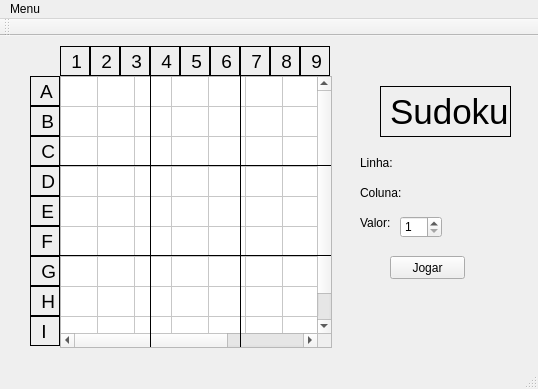
<?xml version="1.0" encoding="UTF-8"?>
<ui version="4.0">
 <class>MainSudoku2</class>
 <widget class="QMainWindow" name="MainSudoku2">
  <property name="geometry">
   <rect>
    <x>0</x>
    <y>0</y>
    <width>538</width>
    <height>389</height>
   </rect>
  </property>
  <property name="windowTitle">
   <string>MainSudoku2</string>
  </property>
  <widget class="QWidget" name="centralWidget">
   <widget class="QLabel" name="label_17">
    <property name="geometry">
     <rect>
      <x>120</x>
      <y>10</y>
      <width>30</width>
      <height>30</height>
     </rect>
    </property>
    <property name="font">
     <font>
      <pointsize>14</pointsize>
     </font>
    </property>
    <property name="frameShape">
     <enum>QFrame::Box</enum>
    </property>
    <property name="text">
     <string> 3</string>
    </property>
   </widget>
   <widget class="QLabel" name="label_14">
    <property name="geometry">
     <rect>
      <x>210</x>
      <y>10</y>
      <width>30</width>
      <height>30</height>
     </rect>
    </property>
    <property name="font">
     <font>
      <pointsize>14</pointsize>
     </font>
    </property>
    <property name="frameShape">
     <enum>QFrame::Box</enum>
    </property>
    <property name="text">
     <string> 6</string>
    </property>
   </widget>
   <widget class="QLabel" name="label_2">
    <property name="geometry">
     <rect>
      <x>30</x>
      <y>70</y>
      <width>30</width>
      <height>30</height>
     </rect>
    </property>
    <property name="font">
     <font>
      <pointsize>14</pointsize>
     </font>
    </property>
    <property name="frameShape">
     <enum>QFrame::Box</enum>
    </property>
    <property name="text">
     <string> B</string>
    </property>
   </widget>
   <widget class="QLabel" name="label_15">
    <property name="geometry">
     <rect>
      <x>150</x>
      <y>10</y>
      <width>30</width>
      <height>30</height>
     </rect>
    </property>
    <property name="font">
     <font>
      <pointsize>14</pointsize>
     </font>
    </property>
    <property name="frameShape">
     <enum>QFrame::Box</enum>
    </property>
    <property name="text">
     <string> 4</string>
    </property>
   </widget>
   <widget class="QLabel" name="label_7">
    <property name="geometry">
     <rect>
      <x>30</x>
      <y>190</y>
      <width>30</width>
      <height>30</height>
     </rect>
    </property>
    <property name="font">
     <font>
      <pointsize>14</pointsize>
     </font>
    </property>
    <property name="frameShape">
     <enum>QFrame::Box</enum>
    </property>
    <property name="text">
     <string> F</string>
    </property>
   </widget>
   <widget class="QLabel" name="label_3">
    <property name="geometry">
     <rect>
      <x>30</x>
      <y>100</y>
      <width>30</width>
      <height>30</height>
     </rect>
    </property>
    <property name="font">
     <font>
      <pointsize>14</pointsize>
     </font>
    </property>
    <property name="frameShape">
     <enum>QFrame::Box</enum>
    </property>
    <property name="text">
     <string> C</string>
    </property>
   </widget>
   <widget class="QLabel" name="label_6">
    <property name="geometry">
     <rect>
      <x>30</x>
      <y>220</y>
      <width>30</width>
      <height>30</height>
     </rect>
    </property>
    <property name="font">
     <font>
      <pointsize>14</pointsize>
     </font>
    </property>
    <property name="frameShape">
     <enum>QFrame::Box</enum>
    </property>
    <property name="text">
     <string> G</string>
    </property>
   </widget>
   <widget class="QLabel" name="label_19">
    <property name="geometry">
     <rect>
      <x>380</x>
      <y>50</y>
      <width>131</width>
      <height>51</height>
     </rect>
    </property>
    <property name="font">
     <font>
      <family>Arial</family>
      <pointsize>26</pointsize>
     </font>
    </property>
    <property name="frameShape">
     <enum>QFrame::Box</enum>
    </property>
    <property name="text">
     <string>Sudoku</string>
    </property>
   </widget>
   <widget class="QLabel" name="label_12">
    <property name="geometry">
     <rect>
      <x>60</x>
      <y>10</y>
      <width>30</width>
      <height>30</height>
     </rect>
    </property>
    <property name="font">
     <font>
      <pointsize>14</pointsize>
     </font>
    </property>
    <property name="frameShape">
     <enum>QFrame::Box</enum>
    </property>
    <property name="text">
     <string> 1</string>
    </property>
   </widget>
   <widget class="QLabel" name="label_5">
    <property name="geometry">
     <rect>
      <x>30</x>
      <y>160</y>
      <width>30</width>
      <height>30</height>
     </rect>
    </property>
    <property name="font">
     <font>
      <pointsize>14</pointsize>
     </font>
    </property>
    <property name="frameShape">
     <enum>QFrame::Box</enum>
    </property>
    <property name="text">
     <string> E</string>
    </property>
   </widget>
   <widget class="QLabel" name="label_4">
    <property name="geometry">
     <rect>
      <x>30</x>
      <y>130</y>
      <width>30</width>
      <height>30</height>
     </rect>
    </property>
    <property name="font">
     <font>
      <pointsize>14</pointsize>
     </font>
    </property>
    <property name="frameShape">
     <enum>QFrame::Box</enum>
    </property>
    <property name="text">
     <string> D</string>
    </property>
   </widget>
   <widget class="QLabel" name="label_10">
    <property name="geometry">
     <rect>
      <x>300</x>
      <y>10</y>
      <width>30</width>
      <height>30</height>
     </rect>
    </property>
    <property name="font">
     <font>
      <pointsize>14</pointsize>
     </font>
    </property>
    <property name="frameShape">
     <enum>QFrame::Box</enum>
    </property>
    <property name="text">
     <string> 9</string>
    </property>
   </widget>
   <widget class="QLabel" name="label">
    <property name="geometry">
     <rect>
      <x>30</x>
      <y>40</y>
      <width>30</width>
      <height>30</height>
     </rect>
    </property>
    <property name="font">
     <font>
      <pointsize>14</pointsize>
     </font>
    </property>
    <property name="frameShape">
     <enum>QFrame::Box</enum>
    </property>
    <property name="text">
     <string> A</string>
    </property>
   </widget>
   <widget class="QTableWidget" name="tblSudoku">
    <property name="geometry">
     <rect>
      <x>60</x>
      <y>40</y>
      <width>272</width>
      <height>272</height>
     </rect>
    </property>
    <property name="rowCount">
     <number>9</number>
    </property>
    <property name="columnCount">
     <number>9</number>
    </property>
    <attribute name="horizontalHeaderVisible">
     <bool>false</bool>
    </attribute>
    <attribute name="horizontalHeaderDefaultSectionSize">
     <number>30</number>
    </attribute>
    <attribute name="horizontalHeaderHighlightSections">
     <bool>false</bool>
    </attribute>
    <attribute name="horizontalHeaderMinimumSectionSize">
     <number>37</number>
    </attribute>
    <attribute name="verticalHeaderVisible">
     <bool>false</bool>
    </attribute>
    <attribute name="verticalHeaderHighlightSections">
     <bool>false</bool>
    </attribute>
    <row/>
    <row/>
    <row/>
    <row/>
    <row/>
    <row/>
    <row/>
    <row/>
    <row/>
    <column/>
    <column/>
    <column/>
    <column/>
    <column/>
    <column/>
    <column/>
    <column/>
    <column/>
   </widget>
   <widget class="QLabel" name="label_11">
    <property name="geometry">
     <rect>
      <x>270</x>
      <y>10</y>
      <width>30</width>
      <height>30</height>
     </rect>
    </property>
    <property name="font">
     <font>
      <pointsize>14</pointsize>
     </font>
    </property>
    <property name="frameShape">
     <enum>QFrame::Box</enum>
    </property>
    <property name="text">
     <string> 8</string>
    </property>
   </widget>
   <widget class="QLabel" name="label_16">
    <property name="geometry">
     <rect>
      <x>180</x>
      <y>10</y>
      <width>30</width>
      <height>30</height>
     </rect>
    </property>
    <property name="font">
     <font>
      <pointsize>14</pointsize>
     </font>
    </property>
    <property name="frameShape">
     <enum>QFrame::Box</enum>
    </property>
    <property name="text">
     <string> 5</string>
    </property>
   </widget>
   <widget class="QLabel" name="label_18">
    <property name="geometry">
     <rect>
      <x>90</x>
      <y>10</y>
      <width>30</width>
      <height>30</height>
     </rect>
    </property>
    <property name="font">
     <font>
      <pointsize>14</pointsize>
     </font>
    </property>
    <property name="frameShape">
     <enum>QFrame::Box</enum>
    </property>
    <property name="text">
     <string> 2</string>
    </property>
   </widget>
   <widget class="QLabel" name="label_8">
    <property name="geometry">
     <rect>
      <x>30</x>
      <y>250</y>
      <width>30</width>
      <height>30</height>
     </rect>
    </property>
    <property name="font">
     <font>
      <pointsize>14</pointsize>
     </font>
    </property>
    <property name="frameShape">
     <enum>QFrame::Box</enum>
    </property>
    <property name="text">
     <string> H</string>
    </property>
   </widget>
   <widget class="QLabel" name="label_9">
    <property name="geometry">
     <rect>
      <x>30</x>
      <y>280</y>
      <width>30</width>
      <height>30</height>
     </rect>
    </property>
    <property name="font">
     <font>
      <pointsize>14</pointsize>
     </font>
    </property>
    <property name="frameShape">
     <enum>QFrame::Box</enum>
    </property>
    <property name="text">
     <string> I</string>
    </property>
   </widget>
   <widget class="QLabel" name="label_13">
    <property name="geometry">
     <rect>
      <x>240</x>
      <y>10</y>
      <width>30</width>
      <height>30</height>
     </rect>
    </property>
    <property name="font">
     <font>
      <pointsize>14</pointsize>
     </font>
    </property>
    <property name="frameShape">
     <enum>QFrame::Box</enum>
    </property>
    <property name="text">
     <string> 7</string>
    </property>
   </widget>
   <widget class="QSpinBox" name="spinBox">
    <property name="enabled">
     <bool>true</bool>
    </property>
    <property name="geometry">
     <rect>
      <x>400</x>
      <y>180</y>
      <width>42</width>
      <height>22</height>
     </rect>
    </property>
    <property name="minimum">
     <number>1</number>
    </property>
    <property name="maximum">
     <number>9</number>
    </property>
   </widget>
   <widget class="QLabel" name="labelLinha">
    <property name="geometry">
     <rect>
      <x>360</x>
      <y>120</y>
      <width>47</width>
      <height>13</height>
     </rect>
    </property>
    <property name="text">
     <string>Linha: </string>
    </property>
   </widget>
   <widget class="QLabel" name="labelColuna">
    <property name="geometry">
     <rect>
      <x>360</x>
      <y>150</y>
      <width>47</width>
      <height>13</height>
     </rect>
    </property>
    <property name="text">
     <string>Coluna:</string>
    </property>
   </widget>
   <widget class="QPushButton" name="btnJogar">
    <property name="geometry">
     <rect>
      <x>390</x>
      <y>220</y>
      <width>75</width>
      <height>23</height>
     </rect>
    </property>
    <property name="text">
     <string>Jogar</string>
    </property>
   </widget>
   <widget class="QLabel" name="labelValor">
    <property name="geometry">
     <rect>
      <x>360</x>
      <y>180</y>
      <width>47</width>
      <height>13</height>
     </rect>
    </property>
    <property name="text">
     <string>Valor:</string>
    </property>
   </widget>
   <widget class="QLabel" name="label_20">
    <property name="geometry">
     <rect>
      <x>60</x>
      <y>121</y>
      <width>271</width>
      <height>16</height>
     </rect>
    </property>
    <property name="frameShape">
     <enum>QFrame::HLine</enum>
    </property>
    <property name="text">
     <string/>
    </property>
   </widget>
   <widget class="QLabel" name="label_21">
    <property name="geometry">
     <rect>
      <x>105</x>
      <y>40</y>
      <width>91</width>
      <height>271</height>
     </rect>
    </property>
    <property name="frameShape">
     <enum>QFrame::VLine</enum>
    </property>
    <property name="text">
     <string/>
    </property>
   </widget>
   <widget class="QLabel" name="label_22">
    <property name="geometry">
     <rect>
      <x>195</x>
      <y>40</y>
      <width>91</width>
      <height>271</height>
     </rect>
    </property>
    <property name="frameShape">
     <enum>QFrame::VLine</enum>
    </property>
    <property name="text">
     <string/>
    </property>
   </widget>
   <widget class="QLabel" name="label_23">
    <property name="geometry">
     <rect>
      <x>60</x>
      <y>211</y>
      <width>271</width>
      <height>16</height>
     </rect>
    </property>
    <property name="frameShape">
     <enum>QFrame::HLine</enum>
    </property>
    <property name="text">
     <string/>
    </property>
   </widget>
  </widget>
  <widget class="QMenuBar" name="menuBar">
   <property name="geometry">
    <rect>
     <x>0</x>
     <y>0</y>
     <width>538</width>
     <height>21</height>
    </rect>
   </property>
   <widget class="QMenu" name="menuMenu">
    <property name="title">
     <string>Menu</string>
    </property>
    <addaction name="actionResolver"/>
    <addaction name="separator"/>
    <addaction name="actionSair"/>
   </widget>
   <addaction name="menuMenu"/>
  </widget>
  <widget class="QToolBar" name="mainToolBar">
   <attribute name="toolBarArea">
    <enum>TopToolBarArea</enum>
   </attribute>
   <attribute name="toolBarBreak">
    <bool>false</bool>
   </attribute>
  </widget>
  <widget class="QStatusBar" name="statusBar"/>
  <action name="actionResolver">
   <property name="text">
    <string>Resolver</string>
   </property>
  </action>
  <action name="actionSair">
   <property name="text">
    <string>Sair</string>
   </property>
  </action>
 </widget>
 <layoutdefault spacing="6" margin="11"/>
 <resources/>
 <connections/>
</ui>
